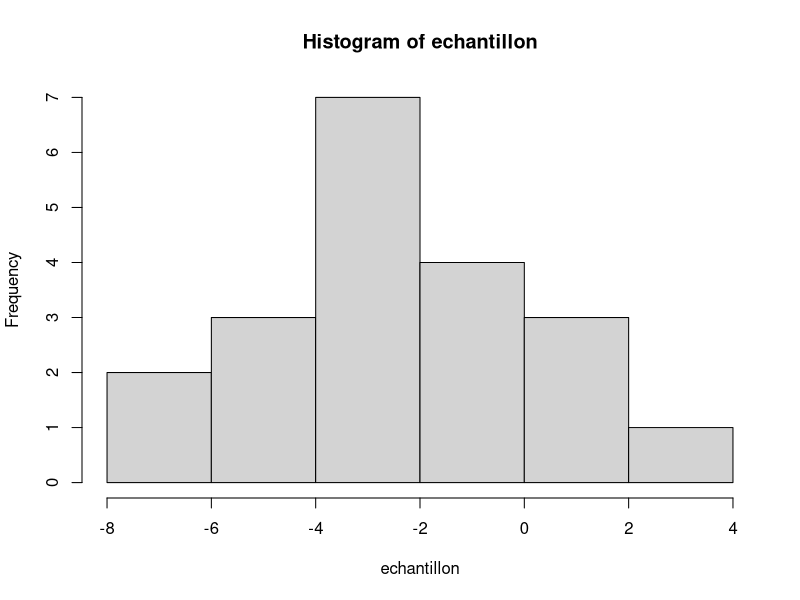
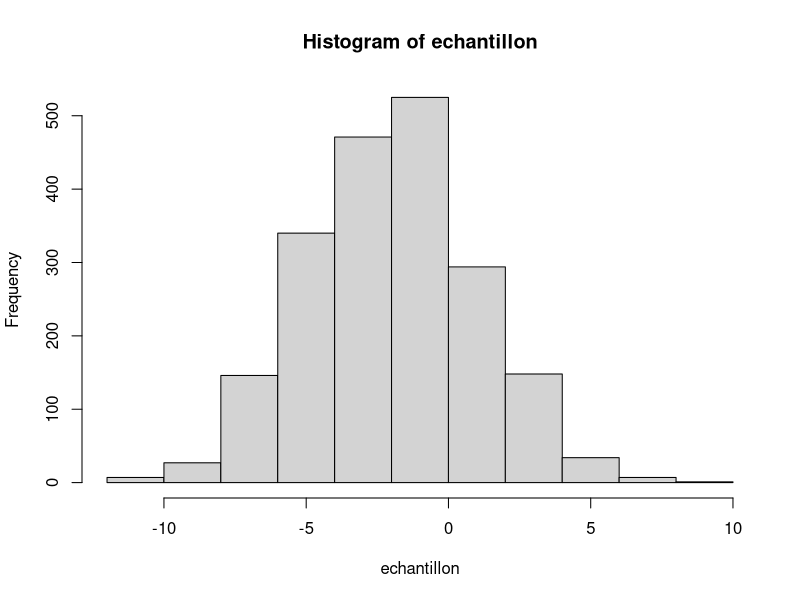
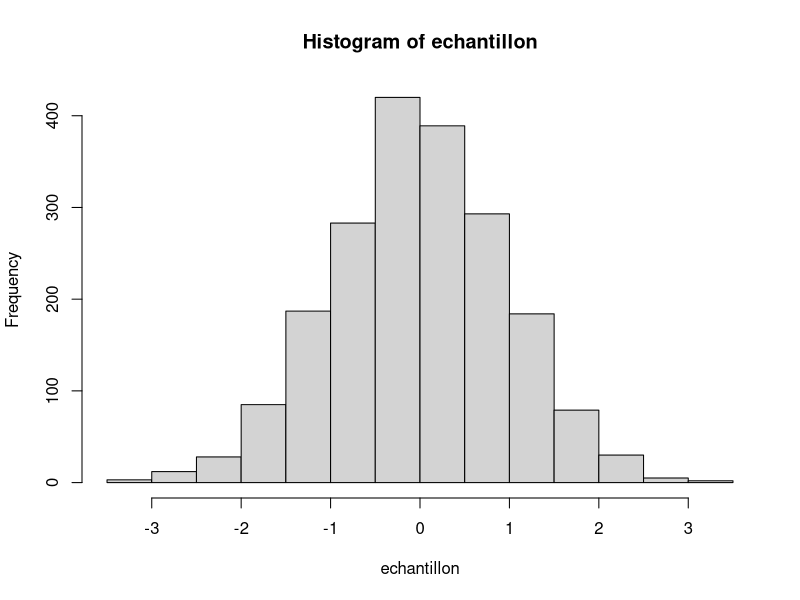

The R script that drew these images, in order:
#Exercice 1
a <- 10
b <- 5
resultat<-a*b
print(resultat)
A<-7.2
B<-10.1
print("Le langage R est sensible à la casse (majuscule/minuscule) car nous avons 4 objets a,b,A et B")
resultat<-A+B
print(resultat)
print("La précédente valeur de l'object resultat a été supprimée et remplacée par la somme de A et B.")
rm(a,A,b,B,resultat)#celui là supprime juste les objets demandés 
rm(list = ls())#lui il supprime tout directement

#Exercice 2
vecteur<-c(1,2,3,4,5)
class(vecteur)
vecteur[3]
v1<-1:5
v2<-v1+3
print(v2)
v3<-1:6
v4<-v3**2
print(v4)
v5<-v4/2
print(v5)

vecteur <- c("Lundi", "Mardi", "Mercredi", "Jeudi", "Vendredi", "Samedi", "Dimanche")
class(vecteur)
vecteur[c(2,7)]

vecteur<-c(TRUE, FALSE, TRUE,FALSE,TRUE)
class(vecteur)

vecteur<-c(0.2,0.5,5.8,9.1)
class(vecteur)
vecteur[-3]

vecteur<-c("janvier", "février", "mars", "avril", "mai", "juin", "juillet", "août","septembre","octobre","novembre","décembre")
class(vecteur)
vecteur[c(1,2,3)]

vecteur<-c(-6,-52,-78,-89,-115,-23)
class(vecteur)
vecteur[c(6,1)]

vecteur<-c("banana","orange","pomme","kiwi","fraise","framboise")
class(vecteur)
vecteur[c(-1,-2)]

vecteur <- c(1, 2, NA, 4, 5)
class(vecteur)

#fonctions c(),seq(),length()
sequence<-seq(1, 10)
length(sequence)
#correction du prof très utile
ma_sequence <- seq(from = 1, to = 10)
length(ma_sequence)

masequence<-seq(from=2, to=20, by=2)
length(masequence)

masequence<-seq(from=0, to=-5)
length(masequence)

masequence<-seq(from=5, to=50, by=5)
length(masequence)

masequence<-seq(from=10, to=1, by=-1)
length(masequence)

masequence<-seq(from=0, to=1, by=0.1)
length(masequence)

masequence<-seq(from=5, to=-5, by=-1)
length(masequence)

masequence<-seq(from=1, to=10, by=2)
length(masequence)

#les fonctions c(),rep()
vecteur <- rep(3, times = 5)
print(vecteur)

vecteur <- rep(c('A', 'B', 'C'), times = 3)
print(vecteur)

vecteur <- rep(1:3, times = 3)
print(vecteur)

vecteur <- rep(c(TRUE, FALSE), times = 4)
print(vecteur)

rm(vecteur)

#Exercice 3
#Les fonctions runif(), mean(), median(), min(), max()
vecteur <- runif(n = 5, min = 0, max = 1)
vecteur
mean(vecteur)
median(vecteur)
min(vecteur)
max(vecteur)

vecteur <- runif(n = 10, min = -5, max = 5)
vecteur
mean(vecteur)
median(vecteur)
min(vecteur)
max(vecteur)

vecteur <- runif(n = 100, min = 10, max = 20)
vecteur
mean(vecteur)
median(vecteur)
min(vecteur)
max(vecteur)

vecteur <- runif(n= 15, min = 50, max = 100)
vecteur
mean(vecteur)
median(vecteur)
min(vecteur)
max(vecteur)

#Les fonctions rnorm(), mean(), sd(), hist(), quantile()
echantillon <- rnorm(n = 20, mean = -2, sd = 3)
moyenne <- mean(echantillon)
ecart_type <- sd(echantillon)
print(paste("Moyenne : ", moyenne))
print(paste("Écart-type : ", ecart_type))
hist(echantillon)

echantillon <- rnorm(n = 2000, mean = -2, sd = 3)
moyenne <- mean(echantillon)
ecart_type <- sd(echantillon)
print(paste("Moyenne : ", moyenne))
print(paste("Écart-type : ", ecart_type))
hist(echantillon)

echantillon <- rnorm(n = 2000, mean = 0, sd = 1)
moyenne <- mean(echantillon)
ecart_type <- sd(echantillon)
print(paste("Moyenne : ", moyenne))
print(paste("Écart-type : ", ecart_type))
hist(echantillon)

quantile(echantillon, probs = c(0.25))
quantile(echantillon, probs = c(0.50))
quantile(echantillon, probs = c(0.75))

quantile(echantillon, probs = seq(0,1,0.1))

quantile(echantillon, probs = seq(0,1,0.01))

#Les fonctions sum(), round()
echantillon <- rnorm(n = 3000, mean = 2400, sd = 300)
moyenne <- mean(echantillon)
ecart_type <- sd(echantillon)
print(paste("Moyenne : ", moyenne))
print(paste("Écart-type : ", ecart_type))

echantillon <- round(echantillon, 2)

masse_salariale <- sum(echantillon)
print(paste("Masse salariale : ", masse_salariale))

salaire_median <- median(echantillon)
print(paste("Salaire médian : ", salaire_median))

quantile(echantillon, probs = 0.99)

quantile(echantillon, probs = 0.2)

#Les fonctions sample(), table(), prop.table(), uique(),sort()
sample(x = c(1,2,3,4,5,6), size = 1)

simulation <- sample(x = c(1,2,3,4,5,6), size = 12, replace = TRUE)
print(simulation)

unique(simulation)

table(simulation)

prop.table( table(simulation) )
print("Non, ce n'est pas le cas")

simulation <- sample(x = c(1,2,3,4,5,6), size = 100000, replace = TRUE)
print(simulation)

simulation <- sample(x = c(1,2,3,4,5,6), size = 100000, replace = TRUE)
frequence <- prop.table( table(simulation) )
sort(frequence, decreasing = TRUE)
print("Oui, d'après la loi des grands nombres, les probabilités d'obtenir chacune des faces se rapprochent des probabilités théoriques.")